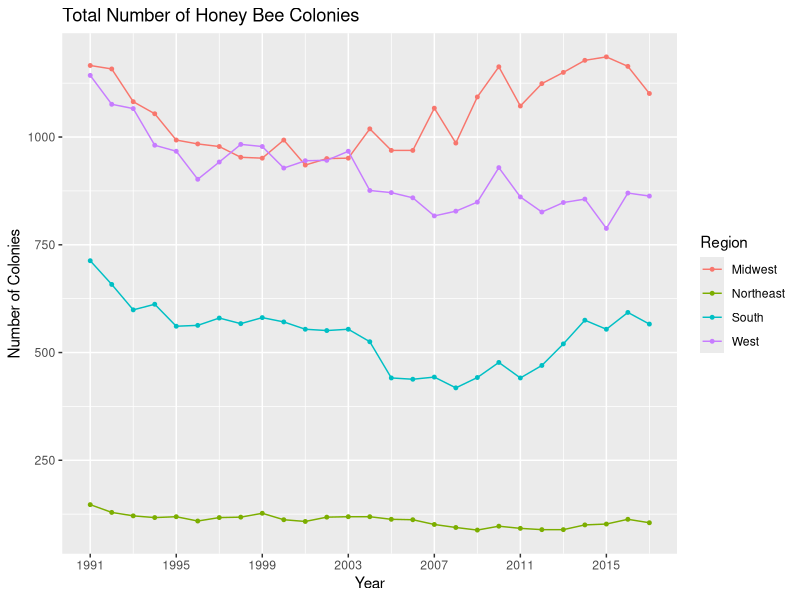

Here is the R script that generated this plot:
library(dplyr)
library(ggplot2)

data <- read.csv("vHoneyNeonic_v03.csv", stringsAsFactors = FALSE)
uni_names <- as.list(unique(data$StateName))
 


colonies_per_year <- data %>% 
            group_by(year, Region) %>% 
            summarise(col_year_total = sum(numcol, na.rm = TRUE)) 


ggplot(colonies_per_year, aes(x = year, y = col_year_total / 1000, group = Region, color = Region)) +
  geom_point(size = 1) + geom_line() +
  labs(title = "Total Number of Honey Bee Colonies",
       x = "Year",
       y = "Number of Colonies",
       color = "Region") +
  scale_x_continuous(breaks = seq(1991, 2016, by = 4))
  


